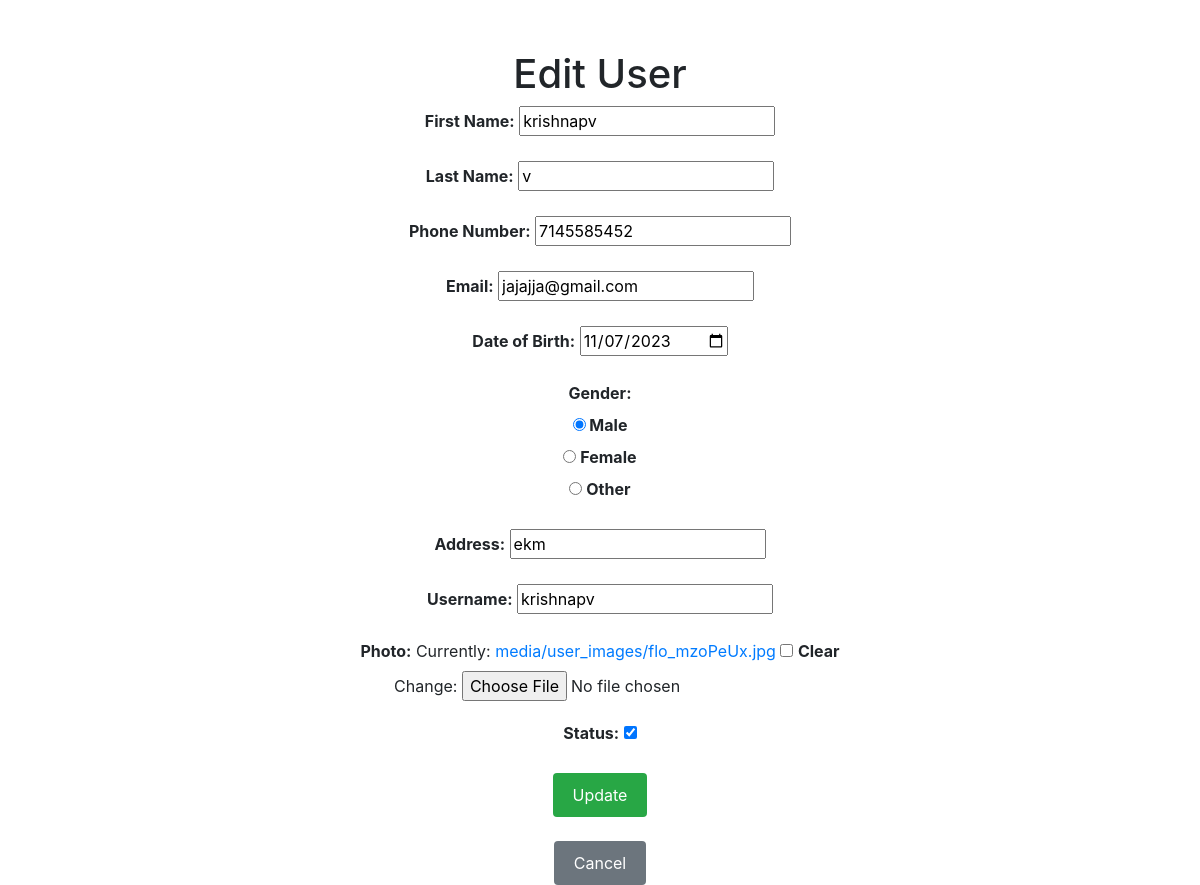
Screenshot of /user/edit-user/4/ (signed in) with the database file from the repository.
### user/models.py (models this page shows)
class BaseUser(AbstractBaseUser, PermissionsMixin):
    GENDER_CHOICES = [
        ('Male', 'Male'),
        ('Female', 'Female'),
        ('Other', 'Other')
    ]
    firstname = models.CharField(max_length=50)
    lastname = models.CharField(max_length=50)
    phonenumber = models.CharField(max_length=10)
    dob = models.DateField(null=True, blank=True)
    gender = models.CharField(max_length=20, choices=GENDER_CHOICES)
    address = models.CharField(max_length=100)
    email = models.EmailField(unique=True)
    username = models.CharField(max_length=30, unique=True)
    is_active = models.BooleanField(default=True)
    is_staff = models.BooleanField(default=False)
    photo = models.ImageField(upload_to='media/user_images/', blank=True, null=True)
    USERNAME_FIELD = 'username'
    REQUIRED_FIELDS = ['email']
    objects = BaseUserManager()
    def __str__(self):
        return f"{self.firstname} {self.lastname}"

### user/views.py (the view)
# urls.py: path('edit-user/<int:pk>/',EditUserView.as_view(),name='edit_user'),
class EditUserView(LoginRequiredMixin, UpdateView):
    model = BaseUser
    form_class = UserForm
    template_name = 'edit_user.html'
    def get(self, request, *args, **kwargs):
        self.object = self.get_object()
        print(self.object)
        return super().get(request, *args, **kwargs)

### user/forms.py (shortened to what this page needs)
class UserForm(forms.ModelForm):
    def __init__(self, *args, **kwargs):
        super(UserForm, self).__init__(*args, **kwargs)
    GENDER_CHOICES = (
        ('Male', 'Male'),
        ('Female', 'Female'),
        ('Other', 'Other'),
    )
    gender = forms.ChoiceField(widget=RadioSelect, choices=GENDER_CHOICES)
    class Meta:
        model = BaseUser
        fields = '__all__'
        widgets= {
            'dob' : DateInput(attrs={'type': 'date'}),
            'gender' : RadioSelect,
        }

### user/templates/edit_user.html (shortened to what this page needs)
<!DOCTYPE html>
<html>
<head>
    <link rel="stylesheet" href="https://stackpath.bootstrapcdn.com/bootstrap/4.3.1/css/bootstrap.min.css">
</head>
<body>
    <div class="container text-center">
        <h1>Edit User</h1>
        <form method="post" enctype="multipart/form-data" action="{% url 'edit_user' user.id %}">
            <div class="form-group">
                <label for="{{ form.firstname.id_for_label }}">First Name:</label>
                {{ form.firstname }}
            </div>
            <div class="form-group">
                <label for="{{ form.lastname.id_for_label }}">Last Name:</label>
                {{ form.lastname }}
            </div>
            <div class="form-group">
                <label for="{{ form.phonenumber.id_for_label }}">Phone Number:</label>
                {{ form.phonenumber }}
            </div>
            <div class="form-group">
                <label for="{{ form.email.id_for_label }}">Email:</label>
                {{ form.email }}
            </div>
            <div class="form-group">
                <label for="{{ form.dob.id_for_label }}">Date of Birth:</label>
                {{ form.dob }}
            </div>
            <div class="form-group">
                <label for="{{ form.gender.id_for_label }}">Gender:</label>
                {{ form.gender }}
            </div>
            <div class="form-group">
                <label for="{{ form.address.id_for_label }}">Address:</label>
                {{ form.address }}
            </div>
            <div class="form-group">
                <label for="{{ form.username.id_for_label }}">Username:</label>
                {{ form.username }}
            </div>
            <div class="form-group">
                <label for="{{ form.photo.id_for_label }}">Photo:</label>
                {{ form.photo }}
            </div>
            <div class="form-group">
                <label for="{{ form.is_active.id_for_label }}">Status:</label>
                {{ form.is_active }}
            </div>
            <button type="submit" class="btn btn-submit">Update</button>
        </form>
        <br>
        <a href="{% url 'user_list' %}" class="btn btn-cancel">Cancel</a>
    </div>
</body>
</html>

### user/templates/edit_user.html (style rules this page uses)
.container { margin-top: 50px; max-width: 600px; }
.form-group { margin-bottom: 20px; }
.form-group label { font-weight: bold; }
.btn-submit { background-color: #28a745; color: white; border: none; padding: 10px 20px; }
.btn-cancel { background-color: #6c757d; color: white; border: none; padding: 10px 20px; }

### rows the page displays
BaseUser: firstname "krishnapv", lastname "v", phonenumber "7145585452", email "jajajja@gmail.com", dob "11/07/2023", gender "☑ Male ☐ Female ☐ Other", address "ekm", username "krishnapv", is_active "☑"
